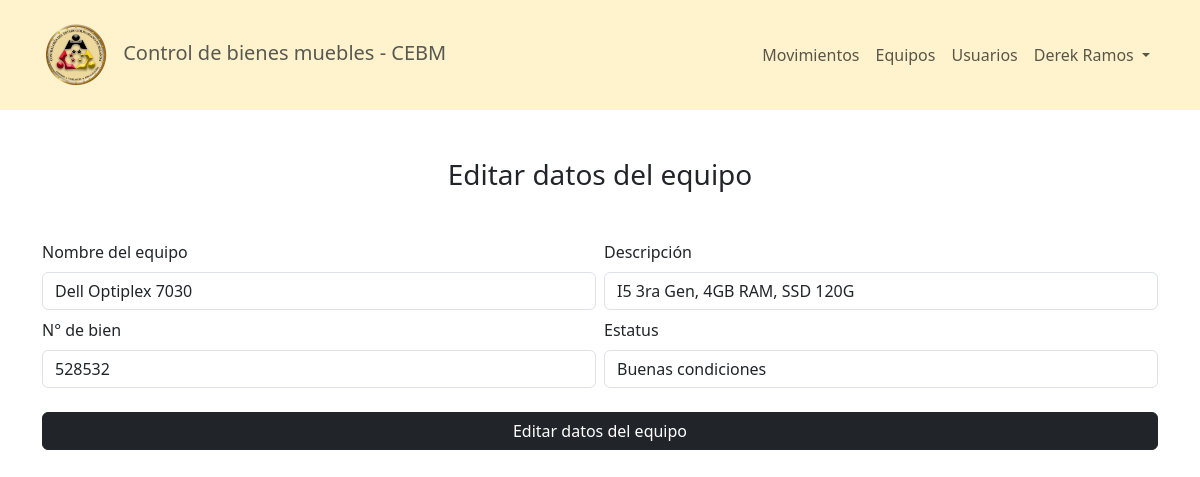
Page /pages/editEquipo.php?id=2 (signed in) on the committed database.
### tables this page shows
CREATE TABLE `equipos` (
  `id` int(11) NOT NULL,
  `equipo` varchar(80) NOT NULL,
  `descripcion` varchar(255) NOT NULL,
  `n_bien` varchar(8) NOT NULL,
  `disponible` tinyint(4) NOT NULL,
  `estatus` int(11) NOT NULL,
  `activo` tinyint(4) NOT NULL
);

### pages/editEquipo.php (the view, shortened to what this page needs)
<?php include ('../config/Header.php'); ?>
<?php include ('../config/NavBar.php'); ?>
<?php
    require('../config/conex.php');
    $id = $_GET['id'];
    $query = "SELECT * FROM equipos WHERE id = $id";
    $result = mysqli_query($conn, $query);
    $equipo = mysqli_fetch_array($result);
?>
<section class="mt-5">
    <h3 class="text-center">Editar datos del equipo</h3>
    <div class="container d-flex justify-content-center mt-5">
        <form action="../services/equipos/edit_equipo.php" method="post" class="row g-2" autocomplete="off">
            <div class="col-sm-6">
                <label for="name" class="form-label">Nombre del equipo</label>
                <input class="form-control" type="text" name="equipo" id="name" maxlength="80" value="<?php echo($equipo[1])?>" placeholder="Nombre del equipo" required>
            </div>
            <div class="col-sm-6">
                <label class="form-label" for="description">Descripción</label>
                <input class="form-control" type="text" name="descripcion" id="description" maxlength="80" value="<?php echo($equipo[2])?>" placeholder="Modelo, marca, componentes" required>
            </div>
            <div class="col-sm-6">
                <label for="bien" class="form-label">N° de bien</label>
                <input type="text" class="form-control" name="n_bien" id="bien" value="<?php echo($equipo[3])?>" maxlength="8" required>
            </div>
            <div class="col-sm-6">
                <label class="form-label" for="status">Estatus</label>
                <select class="form-control" name="estatus" id="status" required>
                    <?php
                        $estatus = ['Excelentes condiciones', 'Buenas condiciones', 'Condiciones regulares', 'Malas condiciones'];
                        foreach($estatus as $key => $status){
                            $selected = ($equipo[5] == $key) ? "selected" : "";
                            echo("<option value='$key' $selected>$status</option>");
                        }
                    ?>
                </select>
            </div>
            <div class="d-grid gap-2 mt-4">
                <input class="btn btn-dark" type="submit" value="Editar datos del equipo">
            </div>
        </form>
    </div>
</section>
<?php
    include('../config/FooterHtml.php');
?>

### src/global.css (style rules this page uses)
* { font-family: system-ui, sans-serif; box-sizing: border-box; margin: 0; }

### rows in the picture
equipos: equipo "Dell Optiplex 7030", descripcion "I5 3ra Gen, 4GB RAM, SSD 120G", n_bien "528532"

### other values in the picture
$nombre "Derek"
$apellido "Ramos"
form field estatus "Buenas condiciones"
